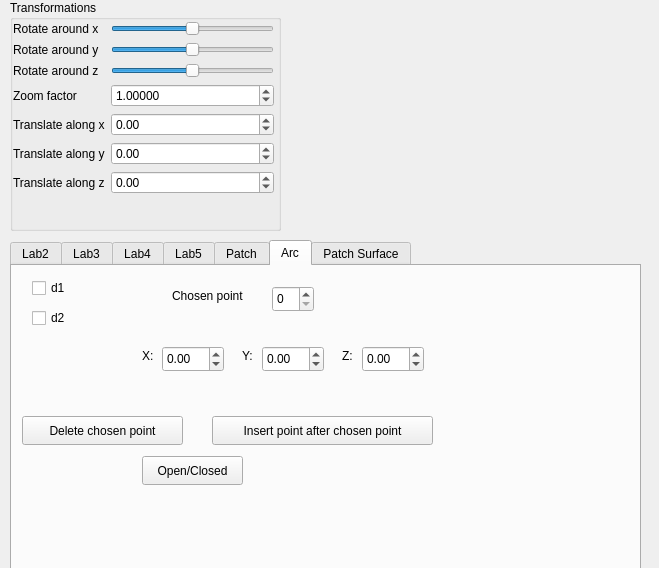
<?xml version="1.0" encoding="UTF-8"?>
<ui version="4.0">
 <class>SideWidget</class>
 <widget class="QWidget" name="SideWidget">
  <property name="geometry">
   <rect>
    <x>0</x>
    <y>0</y>
    <width>659</width>
    <height>568</height>
   </rect>
  </property>
  <property name="sizePolicy">
   <sizepolicy hsizetype="Fixed" vsizetype="Preferred">
    <horstretch>0</horstretch>
    <verstretch>0</verstretch>
   </sizepolicy>
  </property>
  <property name="minimumSize">
   <size>
    <width>269</width>
    <height>0</height>
   </size>
  </property>
  <property name="windowTitle">
   <string>Form</string>
  </property>
  <widget class="QGroupBox" name="groupBox">
   <property name="geometry">
    <rect>
     <x>10</x>
     <y>0</y>
     <width>271</width>
     <height>231</height>
    </rect>
   </property>
   <property name="title">
    <string>Transformations</string>
   </property>
   <widget class="QWidget" name="layoutWidget">
    <property name="geometry">
     <rect>
      <x>3</x>
      <y>21</y>
      <width>261</width>
      <height>220</height>
     </rect>
    </property>
    <layout class="QFormLayout" name="formLayout">
     <item row="0" column="0">
      <widget class="QLabel" name="label">
       <property name="text">
        <string>Rotate around x</string>
       </property>
       <property name="buddy">
        <cstring>rotate_x_slider</cstring>
       </property>
      </widget>
     </item>
     <item row="0" column="1">
      <widget class="QSlider" name="rotate_x_slider">
       <property name="minimum">
        <number>-180</number>
       </property>
       <property name="maximum">
        <number>180</number>
       </property>
       <property name="orientation">
        <enum>Qt::Horizontal</enum>
       </property>
      </widget>
     </item>
     <item row="1" column="0">
      <widget class="QLabel" name="label_2">
       <property name="text">
        <string>Rotate around y</string>
       </property>
       <property name="buddy">
        <cstring>rotate_y_slider</cstring>
       </property>
      </widget>
     </item>
     <item row="1" column="1">
      <widget class="QSlider" name="rotate_y_slider">
       <property name="minimum">
        <number>-180</number>
       </property>
       <property name="maximum">
        <number>180</number>
       </property>
       <property name="orientation">
        <enum>Qt::Horizontal</enum>
       </property>
      </widget>
     </item>
     <item row="2" column="0">
      <widget class="QLabel" name="label_3">
       <property name="text">
        <string>Rotate around z</string>
       </property>
       <property name="buddy">
        <cstring>rotate_z_slider</cstring>
       </property>
      </widget>
     </item>
     <item row="2" column="1">
      <widget class="QSlider" name="rotate_z_slider">
       <property name="minimum">
        <number>-180</number>
       </property>
       <property name="maximum">
        <number>180</number>
       </property>
       <property name="orientation">
        <enum>Qt::Horizontal</enum>
       </property>
      </widget>
     </item>
     <item row="3" column="0">
      <widget class="QLabel" name="label_4">
       <property name="text">
        <string>Zoom factor</string>
       </property>
       <property name="buddy">
        <cstring>zoom_factor_spin_box</cstring>
       </property>
      </widget>
     </item>
     <item row="3" column="1">
      <widget class="QDoubleSpinBox" name="zoom_factor_spin_box">
       <property name="toolTip">
        <string/>
       </property>
       <property name="decimals">
        <number>5</number>
       </property>
       <property name="minimum">
        <double>0.000100000000000</double>
       </property>
       <property name="maximum">
        <double>10000.000000000000000</double>
       </property>
       <property name="singleStep">
        <double>0.100000000000000</double>
       </property>
       <property name="value">
        <double>1.000000000000000</double>
       </property>
      </widget>
     </item>
     <item row="4" column="0">
      <widget class="QLabel" name="label_5">
       <property name="text">
        <string>Translate along x</string>
       </property>
       <property name="buddy">
        <cstring>trans_x_spin_box</cstring>
       </property>
      </widget>
     </item>
     <item row="4" column="1">
      <widget class="QDoubleSpinBox" name="trans_x_spin_box">
       <property name="minimum">
        <double>-100.000000000000000</double>
       </property>
       <property name="maximum">
        <double>100.000000000000000</double>
       </property>
       <property name="singleStep">
        <double>0.100000000000000</double>
       </property>
      </widget>
     </item>
     <item row="5" column="0">
      <widget class="QLabel" name="label_6">
       <property name="text">
        <string>Translate along y</string>
       </property>
       <property name="buddy">
        <cstring>trans_y_spin_box</cstring>
       </property>
      </widget>
     </item>
     <item row="5" column="1">
      <widget class="QDoubleSpinBox" name="trans_y_spin_box">
       <property name="minimum">
        <double>-100.000000000000000</double>
       </property>
       <property name="maximum">
        <double>100.000000000000000</double>
       </property>
       <property name="singleStep">
        <double>0.100000000000000</double>
       </property>
      </widget>
     </item>
     <item row="6" column="0">
      <widget class="QLabel" name="label_7">
       <property name="text">
        <string>Translate along z</string>
       </property>
       <property name="buddy">
        <cstring>trans_z_spin_box</cstring>
       </property>
      </widget>
     </item>
     <item row="6" column="1">
      <widget class="QDoubleSpinBox" name="trans_z_spin_box">
       <property name="minimum">
        <double>-100.000000000000000</double>
       </property>
       <property name="maximum">
        <double>100.000000000000000</double>
       </property>
       <property name="singleStep">
        <double>0.100000000000000</double>
       </property>
      </widget>
     </item>
    </layout>
   </widget>
   <widget class="QLabel" name="label_10">
    <property name="geometry">
     <rect>
      <x>40</x>
      <y>390</y>
      <width>73</width>
      <height>26</height>
     </rect>
    </property>
    <property name="text">
     <string>Scaling</string>
    </property>
    <property name="buddy">
     <cstring>zoom_factor_spin_box</cstring>
    </property>
   </widget>
  </widget>
  <widget class="QTabWidget" name="tabWidget">
   <property name="geometry">
    <rect>
     <x>10</x>
     <y>240</y>
     <width>631</width>
     <height>341</height>
    </rect>
   </property>
   <property name="currentIndex">
    <number>5</number>
   </property>
   <widget class="QWidget" name="tab_3">
    <attribute name="title">
     <string>Lab2</string>
    </attribute>
    <widget class="QLabel" name="label_8">
     <property name="geometry">
      <rect>
       <x>10</x>
       <y>10</y>
       <width>103</width>
       <height>24</height>
      </rect>
     </property>
     <property name="text">
      <string>Parametric curve:</string>
     </property>
     <property name="buddy">
      <cstring>trans_y_spin_box</cstring>
     </property>
    </widget>
    <widget class="QComboBox" name="Pc">
     <property name="geometry">
      <rect>
       <x>120</x>
       <y>10</y>
       <width>152</width>
       <height>24</height>
      </rect>
     </property>
    </widget>
    <widget class="QCheckBox" name="ShowTangent">
     <property name="geometry">
      <rect>
       <x>10</x>
       <y>40</y>
       <width>251</width>
       <height>21</height>
      </rect>
     </property>
     <property name="text">
      <string>Show Tangent</string>
     </property>
     <property name="checked">
      <bool>true</bool>
     </property>
    </widget>
    <widget class="QCheckBox" name="ShowAcceleration">
     <property name="geometry">
      <rect>
       <x>10</x>
       <y>70</y>
       <width>231</width>
       <height>21</height>
      </rect>
     </property>
     <property name="text">
      <string>Show Acceleration</string>
     </property>
     <property name="checked">
      <bool>true</bool>
     </property>
    </widget>
    <widget class="QLabel" name="label_9">
     <property name="geometry">
      <rect>
       <x>10</x>
       <y>100</y>
       <width>73</width>
       <height>26</height>
      </rect>
     </property>
     <property name="text">
      <string>Scaling</string>
     </property>
     <property name="buddy">
      <cstring>zoom_factor_spin_box</cstring>
     </property>
    </widget>
    <widget class="QDoubleSpinBox" name="scale_spin_box">
     <property name="geometry">
      <rect>
       <x>120</x>
       <y>100</y>
       <width>150</width>
       <height>26</height>
      </rect>
     </property>
     <property name="toolTip">
      <string/>
     </property>
     <property name="decimals">
      <number>5</number>
     </property>
     <property name="minimum">
      <double>0.000100000000000</double>
     </property>
     <property name="maximum">
      <double>10000.000000000000000</double>
     </property>
     <property name="singleStep">
      <double>0.100000000000000</double>
     </property>
     <property name="value">
      <double>1.000000000000000</double>
     </property>
    </widget>
    <widget class="QLabel" name="label_11">
     <property name="geometry">
      <rect>
       <x>10</x>
       <y>130</y>
       <width>101</width>
       <height>26</height>
      </rect>
     </property>
     <property name="text">
      <string>Div Point Count</string>
     </property>
     <property name="buddy">
      <cstring>zoom_factor_spin_box</cstring>
     </property>
    </widget>
    <widget class="QSlider" name="_div_point_count_widget">
     <property name="geometry">
      <rect>
       <x>120</x>
       <y>140</y>
       <width>160</width>
       <height>17</height>
      </rect>
     </property>
     <property name="minimum">
      <number>1</number>
     </property>
     <property name="maximum">
      <number>500</number>
     </property>
     <property name="value">
      <number>200</number>
     </property>
     <property name="orientation">
      <enum>Qt::Horizontal</enum>
     </property>
    </widget>
   </widget>
   <widget class="QWidget" name="tab_4">
    <attribute name="title">
     <string>Lab3</string>
    </attribute>
    <widget class="QLabel" name="label_12">
     <property name="geometry">
      <rect>
       <x>20</x>
       <y>10</y>
       <width>181</width>
       <height>21</height>
      </rect>
     </property>
     <property name="text">
      <string>Selected cyclic curve:</string>
     </property>
    </widget>
    <widget class="QComboBox" name="selectedCyclicCurve">
     <property name="geometry">
      <rect>
       <x>210</x>
       <y>10</y>
       <width>76</width>
       <height>24</height>
      </rect>
     </property>
    </widget>
    <widget class="QCheckBox" name="showCyclicCurves">
     <property name="geometry">
      <rect>
       <x>330</x>
       <y>10</y>
       <width>191</width>
       <height>21</height>
      </rect>
     </property>
     <property name="text">
      <string>Show interpolating curves</string>
     </property>
    </widget>
    <widget class="QCheckBox" name="showTangents">
     <property name="geometry">
      <rect>
       <x>10</x>
       <y>50</y>
       <width>181</width>
       <height>21</height>
      </rect>
     </property>
     <property name="text">
      <string>Show tangents</string>
     </property>
    </widget>
    <widget class="QCheckBox" name="showAccelerations">
     <property name="geometry">
      <rect>
       <x>200</x>
       <y>50</y>
       <width>181</width>
       <height>21</height>
      </rect>
     </property>
     <property name="text">
      <string>Show acceleration</string>
     </property>
    </widget>
    <widget class="QLabel" name="label_13">
     <property name="geometry">
      <rect>
       <x>20</x>
       <y>90</y>
       <width>221</width>
       <height>21</height>
      </rect>
     </property>
     <property name="text">
      <string>Speed of object on selected curve</string>
     </property>
    </widget>
    <widget class="QSlider" name="speedOfSelectedCurve">
     <property name="geometry">
      <rect>
       <x>230</x>
       <y>90</y>
       <width>160</width>
       <height>17</height>
      </rect>
     </property>
     <property name="maximum">
      <number>5</number>
     </property>
     <property name="orientation">
      <enum>Qt::Horizontal</enum>
     </property>
    </widget>
    <widget class="QLabel" name="label_14">
     <property name="geometry">
      <rect>
       <x>20</x>
       <y>120</y>
       <width>241</width>
       <height>21</height>
      </rect>
     </property>
     <property name="text">
      <string>Selected point on selected cyclic curve</string>
     </property>
    </widget>
    <widget class="QComboBox" name="selectedPoint">
     <property name="geometry">
      <rect>
       <x>260</x>
       <y>120</y>
       <width>76</width>
       <height>24</height>
      </rect>
     </property>
    </widget>
    <widget class="QDoubleSpinBox" name="selectedX">
     <property name="geometry">
      <rect>
       <x>40</x>
       <y>150</y>
       <width>64</width>
       <height>26</height>
      </rect>
     </property>
     <property name="minimum">
      <double>-99.000000000000000</double>
     </property>
    </widget>
    <widget class="QDoubleSpinBox" name="selectedY">
     <property name="geometry">
      <rect>
       <x>130</x>
       <y>150</y>
       <width>64</width>
       <height>26</height>
      </rect>
     </property>
     <property name="minimum">
      <double>-99.000000000000000</double>
     </property>
    </widget>
    <widget class="QDoubleSpinBox" name="selectedZ">
     <property name="geometry">
      <rect>
       <x>230</x>
       <y>150</y>
       <width>64</width>
       <height>26</height>
      </rect>
     </property>
     <property name="minimum">
      <double>-99.000000000000000</double>
     </property>
    </widget>
    <widget class="QLabel" name="label_15">
     <property name="geometry">
      <rect>
       <x>20</x>
       <y>150</y>
       <width>21</width>
       <height>21</height>
      </rect>
     </property>
     <property name="text">
      <string>X:</string>
     </property>
    </widget>
    <widget class="QLabel" name="label_16">
     <property name="geometry">
      <rect>
       <x>110</x>
       <y>150</y>
       <width>21</width>
       <height>21</height>
      </rect>
     </property>
     <property name="text">
      <string>Y:</string>
     </property>
    </widget>
    <widget class="QLabel" name="label_17">
     <property name="geometry">
      <rect>
       <x>210</x>
       <y>150</y>
       <width>21</width>
       <height>21</height>
      </rect>
     </property>
     <property name="text">
      <string>Z:</string>
     </property>
    </widget>
    <widget class="QLabel" name="label_18">
     <property name="geometry">
      <rect>
       <x>310</x>
       <y>150</y>
       <width>81</width>
       <height>21</height>
      </rect>
     </property>
     <property name="text">
      <string>Distance:</string>
     </property>
    </widget>
    <widget class="QDoubleSpinBox" name="distance">
     <property name="geometry">
      <rect>
       <x>370</x>
       <y>150</y>
       <width>64</width>
       <height>26</height>
      </rect>
     </property>
     <property name="minimum">
      <double>0.000000000000000</double>
     </property>
     <property name="maximum">
      <double>1.000000000000000</double>
     </property>
     <property name="singleStep">
      <double>0.010000000000000</double>
     </property>
     <property name="value">
      <double>0.500000000000000</double>
     </property>
    </widget>
   </widget>
   <widget class="QWidget" name="tab">
    <property name="focusPolicy">
     <enum>Qt::WheelFocus</enum>
    </property>
    <attribute name="title">
     <string>Lab4</string>
    </attribute>
    <widget class="QComboBox" name="selectedSurface">
     <property name="geometry">
      <rect>
       <x>130</x>
       <y>30</y>
       <width>141</width>
       <height>24</height>
      </rect>
     </property>
    </widget>
    <widget class="QLabel" name="label_19">
     <property name="geometry">
      <rect>
       <x>20</x>
       <y>30</y>
       <width>101</width>
       <height>21</height>
      </rect>
     </property>
     <property name="text">
      <string>Selected surface</string>
     </property>
    </widget>
    <widget class="QComboBox" name="selectedTexture">
     <property name="geometry">
      <rect>
       <x>130</x>
       <y>70</y>
       <width>141</width>
       <height>24</height>
      </rect>
     </property>
    </widget>
    <widget class="QComboBox" name="selectedMaterial">
     <property name="geometry">
      <rect>
       <x>130</x>
       <y>110</y>
       <width>141</width>
       <height>24</height>
      </rect>
     </property>
    </widget>
    <widget class="QLabel" name="label_20">
     <property name="geometry">
      <rect>
       <x>20</x>
       <y>70</y>
       <width>101</width>
       <height>21</height>
      </rect>
     </property>
     <property name="text">
      <string>Selected texture</string>
     </property>
    </widget>
    <widget class="QLabel" name="label_21">
     <property name="geometry">
      <rect>
       <x>20</x>
       <y>110</y>
       <width>111</width>
       <height>21</height>
      </rect>
     </property>
     <property name="text">
      <string>Selected material</string>
     </property>
    </widget>
    <widget class="QCheckBox" name="showTexture">
     <property name="geometry">
      <rect>
       <x>20</x>
       <y>150</y>
       <width>161</width>
       <height>21</height>
      </rect>
     </property>
     <property name="text">
      <string>Show texture</string>
     </property>
    </widget>
   </widget>
   <widget class="QWidget" name="Lab5">
    <attribute name="title">
     <string>Lab5</string>
    </attribute>
    <widget class="QLabel" name="label_22">
     <property name="geometry">
      <rect>
       <x>20</x>
       <y>20</y>
       <width>111</width>
       <height>16</height>
      </rect>
     </property>
     <property name="text">
      <string>Selected shader:</string>
     </property>
    </widget>
    <widget class="QComboBox" name="selecteShader">
     <property name="geometry">
      <rect>
       <x>130</x>
       <y>20</y>
       <width>191</width>
       <height>24</height>
      </rect>
     </property>
    </widget>
    <widget class="QDoubleSpinBox" name="scale">
     <property name="geometry">
      <rect>
       <x>130</x>
       <y>50</y>
       <width>64</width>
       <height>26</height>
      </rect>
     </property>
     <property name="maximum">
      <double>1.000000000000000</double>
     </property>
     <property name="singleStep">
      <double>0.050000000000000</double>
     </property>
    </widget>
    <widget class="QDoubleSpinBox" name="smoothing">
     <property name="geometry">
      <rect>
       <x>130</x>
       <y>90</y>
       <width>64</width>
       <height>26</height>
      </rect>
     </property>
     <property name="maximum">
      <double>1.000000000000000</double>
     </property>
     <property name="singleStep">
      <double>0.050000000000000</double>
     </property>
    </widget>
    <widget class="QDoubleSpinBox" name="shading">
     <property name="geometry">
      <rect>
       <x>130</x>
       <y>130</y>
       <width>64</width>
       <height>26</height>
      </rect>
     </property>
     <property name="maximum">
      <double>1.000000000000000</double>
     </property>
     <property name="singleStep">
      <double>0.050000000000000</double>
     </property>
    </widget>
    <widget class="QLabel" name="label_23">
     <property name="geometry">
      <rect>
       <x>50</x>
       <y>60</y>
       <width>71</width>
       <height>16</height>
      </rect>
     </property>
     <property name="text">
      <string>Scale factor</string>
     </property>
    </widget>
    <widget class="QLabel" name="label_24">
     <property name="geometry">
      <rect>
       <x>50</x>
       <y>100</y>
       <width>71</width>
       <height>16</height>
      </rect>
     </property>
     <property name="text">
      <string>Smoothing</string>
     </property>
    </widget>
    <widget class="QLabel" name="label_25">
     <property name="geometry">
      <rect>
       <x>70</x>
       <y>140</y>
       <width>61</width>
       <height>16</height>
      </rect>
     </property>
     <property name="text">
      <string>Shading</string>
     </property>
    </widget>
    <widget class="QDoubleSpinBox" name="red">
     <property name="geometry">
      <rect>
       <x>270</x>
       <y>50</y>
       <width>64</width>
       <height>26</height>
      </rect>
     </property>
     <property name="maximum">
      <double>1.000000000000000</double>
     </property>
     <property name="singleStep">
      <double>0.050000000000000</double>
     </property>
    </widget>
    <widget class="QDoubleSpinBox" name="blue">
     <property name="geometry">
      <rect>
       <x>270</x>
       <y>90</y>
       <width>64</width>
       <height>26</height>
      </rect>
     </property>
     <property name="maximum">
      <double>1.000000000000000</double>
     </property>
     <property name="singleStep">
      <double>0.050000000000000</double>
     </property>
    </widget>
    <widget class="QDoubleSpinBox" name="green">
     <property name="geometry">
      <rect>
       <x>270</x>
       <y>130</y>
       <width>64</width>
       <height>26</height>
      </rect>
     </property>
     <property name="maximum">
      <double>1.000000000000000</double>
     </property>
     <property name="singleStep">
      <double>0.050000000000000</double>
     </property>
    </widget>
    <widget class="QLabel" name="label_26">
     <property name="geometry">
      <rect>
       <x>210</x>
       <y>50</y>
       <width>71</width>
       <height>16</height>
      </rect>
     </property>
     <property name="text">
      <string>Red:</string>
     </property>
    </widget>
    <widget class="QLabel" name="label_27">
     <property name="geometry">
      <rect>
       <x>210</x>
       <y>100</y>
       <width>71</width>
       <height>16</height>
      </rect>
     </property>
     <property name="text">
      <string>Blue</string>
     </property>
    </widget>
    <widget class="QLabel" name="label_28">
     <property name="geometry">
      <rect>
       <x>200</x>
       <y>140</y>
       <width>61</width>
       <height>16</height>
      </rect>
     </property>
     <property name="text">
      <string>Green</string>
     </property>
    </widget>
   </widget>
   <widget class="QWidget" name="Patch">
    <attribute name="title">
     <string>Patch</string>
    </attribute>
    <widget class="QCheckBox" name="after_int">
     <property name="geometry">
      <rect>
       <x>30</x>
       <y>30</y>
       <width>111</width>
       <height>24</height>
      </rect>
     </property>
     <property name="text">
      <string>domb</string>
     </property>
    </widget>
    <widget class="QCheckBox" name="u_lines">
     <property name="geometry">
      <rect>
       <x>160</x>
       <y>30</y>
       <width>111</width>
       <height>24</height>
      </rect>
     </property>
     <property name="text">
      <string>u</string>
     </property>
    </widget>
    <widget class="QCheckBox" name="v_deriv">
     <property name="geometry">
      <rect>
       <x>280</x>
       <y>60</y>
       <width>111</width>
       <height>24</height>
      </rect>
     </property>
     <property name="text">
      <string>dv</string>
     </property>
    </widget>
    <widget class="QCheckBox" name="u_deriv">
     <property name="geometry">
      <rect>
       <x>280</x>
       <y>30</y>
       <width>111</width>
       <height>24</height>
      </rect>
     </property>
     <property name="text">
      <string>du</string>
     </property>
    </widget>
    <widget class="QCheckBox" name="v_lines">
     <property name="geometry">
      <rect>
       <x>160</x>
       <y>60</y>
       <width>111</width>
       <height>24</height>
      </rect>
     </property>
     <property name="text">
      <string>v</string>
     </property>
    </widget>
    <widget class="QCheckBox" name="patch_control_net">
     <property name="geometry">
      <rect>
       <x>30</x>
       <y>60</y>
       <width>91</width>
       <height>24</height>
      </rect>
     </property>
     <property name="text">
      <string>control net</string>
     </property>
     <property name="checked">
      <bool>true</bool>
     </property>
    </widget>
   </widget>
   <widget class="QWidget" name="tab_2">
    <attribute name="title">
     <string>Arc</string>
    </attribute>
    <widget class="QCheckBox" name="arc_deriv1">
     <property name="geometry">
      <rect>
       <x>20</x>
       <y>10</y>
       <width>91</width>
       <height>24</height>
      </rect>
     </property>
     <property name="text">
      <string>d1</string>
     </property>
    </widget>
    <widget class="QCheckBox" name="arc_deriv2">
     <property name="geometry">
      <rect>
       <x>20</x>
       <y>40</y>
       <width>91</width>
       <height>24</height>
      </rect>
     </property>
     <property name="text">
      <string>d2</string>
     </property>
    </widget>
    <widget class="QSpinBox" name="selected_arc_point">
     <property name="geometry">
      <rect>
       <x>260</x>
       <y>20</y>
       <width>42</width>
       <height>26</height>
      </rect>
     </property>
    </widget>
    <widget class="QLabel" name="label_29">
     <property name="geometry">
      <rect>
       <x>160</x>
       <y>20</y>
       <width>91</width>
       <height>20</height>
      </rect>
     </property>
     <property name="text">
      <string>Chosen point</string>
     </property>
    </widget>
    <widget class="QLabel" name="label_30">
     <property name="geometry">
      <rect>
       <x>130</x>
       <y>80</y>
       <width>21</width>
       <height>20</height>
      </rect>
     </property>
     <property name="text">
      <string>X:</string>
     </property>
    </widget>
    <widget class="QLabel" name="label_31">
     <property name="geometry">
      <rect>
       <x>230</x>
       <y>80</y>
       <width>21</width>
       <height>20</height>
      </rect>
     </property>
     <property name="text">
      <string>Y:</string>
     </property>
    </widget>
    <widget class="QLabel" name="label_32">
     <property name="geometry">
      <rect>
       <x>330</x>
       <y>80</y>
       <width>21</width>
       <height>20</height>
      </rect>
     </property>
     <property name="text">
      <string>Z:</string>
     </property>
    </widget>
    <widget class="QDoubleSpinBox" name="selectedArcX">
     <property name="geometry">
      <rect>
       <x>150</x>
       <y>80</y>
       <width>62</width>
       <height>26</height>
      </rect>
     </property>
     <property name="minimum">
      <double>-99.989999999999995</double>
     </property>
     <property name="singleStep">
      <double>0.100000000000000</double>
     </property>
    </widget>
    <widget class="QDoubleSpinBox" name="selectedArcY">
     <property name="geometry">
      <rect>
       <x>250</x>
       <y>80</y>
       <width>62</width>
       <height>26</height>
      </rect>
     </property>
     <property name="minimum">
      <double>-99.989999999999995</double>
     </property>
     <property name="singleStep">
      <double>0.100000000000000</double>
     </property>
    </widget>
    <widget class="QDoubleSpinBox" name="selectedArcZ">
     <property name="geometry">
      <rect>
       <x>350</x>
       <y>80</y>
       <width>62</width>
       <height>26</height>
      </rect>
     </property>
     <property name="minimum">
      <double>-99.989999999999995</double>
     </property>
     <property name="singleStep">
      <double>0.100000000000000</double>
     </property>
    </widget>
    <widget class="QPushButton" name="delete_button">
     <property name="geometry">
      <rect>
       <x>10</x>
       <y>150</y>
       <width>161</width>
       <height>29</height>
      </rect>
     </property>
     <property name="text">
      <string>Delete chosen point</string>
     </property>
    </widget>
    <widget class="QPushButton" name="insert_button">
     <property name="geometry">
      <rect>
       <x>200</x>
       <y>150</y>
       <width>221</width>
       <height>29</height>
      </rect>
     </property>
     <property name="text">
      <string>Insert point after chosen point</string>
     </property>
    </widget>
    <widget class="QPushButton" name="open_close">
     <property name="geometry">
      <rect>
       <x>130</x>
       <y>190</y>
       <width>101</width>
       <height>29</height>
      </rect>
     </property>
     <property name="text">
      <string>Open/Closed</string>
     </property>
    </widget>
   </widget>
   <widget class="QWidget" name="tab_5">
    <attribute name="title">
     <string>Patch Surface</string>
    </attribute>
    <widget class="QLabel" name="label_33">
     <property name="geometry">
      <rect>
       <x>10</x>
       <y>10</y>
       <width>16</width>
       <height>20</height>
      </rect>
     </property>
     <property name="text">
      <string>i: </string>
     </property>
    </widget>
    <widget class="QLabel" name="label_34">
     <property name="geometry">
      <rect>
       <x>110</x>
       <y>10</y>
       <width>16</width>
       <height>20</height>
      </rect>
     </property>
     <property name="text">
      <string>j: </string>
     </property>
    </widget>
    <widget class="QLabel" name="label_35">
     <property name="geometry">
      <rect>
       <x>10</x>
       <y>50</y>
       <width>16</width>
       <height>20</height>
      </rect>
     </property>
     <property name="text">
      <string>x: </string>
     </property>
    </widget>
    <widget class="QDoubleSpinBox" name="_x">
     <property name="geometry">
      <rect>
       <x>30</x>
       <y>50</y>
       <width>62</width>
       <height>26</height>
      </rect>
     </property>
     <property name="singleStep">
      <double>0.100000000000000</double>
     </property>
    </widget>
    <widget class="QLabel" name="label_36">
     <property name="geometry">
      <rect>
       <x>110</x>
       <y>50</y>
       <width>16</width>
       <height>20</height>
      </rect>
     </property>
     <property name="text">
      <string>y: </string>
     </property>
    </widget>
    <widget class="QDoubleSpinBox" name="_y">
     <property name="geometry">
      <rect>
       <x>130</x>
       <y>50</y>
       <width>62</width>
       <height>26</height>
      </rect>
     </property>
     <property name="singleStep">
      <double>0.100000000000000</double>
     </property>
    </widget>
    <widget class="QLabel" name="label_37">
     <property name="geometry">
      <rect>
       <x>200</x>
       <y>50</y>
       <width>16</width>
       <height>20</height>
      </rect>
     </property>
     <property name="text">
      <string>z:</string>
     </property>
    </widget>
    <widget class="QDoubleSpinBox" name="_z">
     <property name="geometry">
      <rect>
       <x>220</x>
       <y>50</y>
       <width>62</width>
       <height>26</height>
      </rect>
     </property>
     <property name="singleStep">
      <double>0.100000000000000</double>
     </property>
    </widget>
    <widget class="QPushButton" name="move_point_2">
     <property name="geometry">
      <rect>
       <x>200</x>
       <y>10</y>
       <width>93</width>
       <height>29</height>
      </rect>
     </property>
     <property name="text">
      <string>Move</string>
     </property>
    </widget>
    <widget class="QDoubleSpinBox" name="_i">
     <property name="geometry">
      <rect>
       <x>30</x>
       <y>10</y>
       <width>62</width>
       <height>26</height>
      </rect>
     </property>
    </widget>
    <widget class="QDoubleSpinBox" name="_j">
     <property name="geometry">
      <rect>
       <x>130</x>
       <y>10</y>
       <width>62</width>
       <height>26</height>
      </rect>
     </property>
    </widget>
    <widget class="QComboBox" name="material_cb">
     <property name="geometry">
      <rect>
       <x>20</x>
       <y>100</y>
       <width>80</width>
       <height>26</height>
      </rect>
     </property>
     <item>
      <property name="text">
       <string>mixed</string>
      </property>
     </item>
     <item>
      <property name="text">
       <string>brass</string>
      </property>
     </item>
     <item>
      <property name="text">
       <string>emerald</string>
      </property>
     </item>
     <item>
      <property name="text">
       <string>turquoise</string>
      </property>
     </item>
     <item>
      <property name="text">
       <string>silver</string>
      </property>
     </item>
     <item>
      <property name="text">
       <string>pearl</string>
      </property>
     </item>
    </widget>
    <widget class="QCheckBox" name="cn_ckb">
     <property name="geometry">
      <rect>
       <x>20</x>
       <y>150</y>
       <width>101</width>
       <height>24</height>
      </rect>
     </property>
     <property name="text">
      <string>control net</string>
     </property>
     <property name="checked">
      <bool>true</bool>
     </property>
    </widget>
    <widget class="QPushButton" name="open_close_3">
     <property name="geometry">
      <rect>
       <x>120</x>
       <y>100</y>
       <width>93</width>
       <height>29</height>
      </rect>
     </property>
     <property name="text">
      <string>Open/Close</string>
     </property>
    </widget>
    <widget class="QDoubleSpinBox" name="_scale_factor">
     <property name="geometry">
      <rect>
       <x>90</x>
       <y>180</y>
       <width>62</width>
       <height>26</height>
      </rect>
     </property>
     <property name="singleStep">
      <double>0.100000000000000</double>
     </property>
    </widget>
    <widget class="QLabel" name="label_38">
     <property name="geometry">
      <rect>
       <x>10</x>
       <y>180</y>
       <width>81</width>
       <height>20</height>
      </rect>
     </property>
     <property name="text">
      <string>scale factor</string>
     </property>
    </widget>
    <widget class="QLabel" name="label_39">
     <property name="geometry">
      <rect>
       <x>170</x>
       <y>180</y>
       <width>81</width>
       <height>20</height>
      </rect>
     </property>
     <property name="text">
      <string>smoothing</string>
     </property>
    </widget>
    <widget class="QDoubleSpinBox" name="_smoothing">
     <property name="geometry">
      <rect>
       <x>250</x>
       <y>180</y>
       <width>62</width>
       <height>26</height>
      </rect>
     </property>
     <property name="singleStep">
      <double>0.100000000000000</double>
     </property>
    </widget>
    <widget class="QLabel" name="label_40">
     <property name="geometry">
      <rect>
       <x>330</x>
       <y>180</y>
       <width>61</width>
       <height>20</height>
      </rect>
     </property>
     <property name="text">
      <string>shading</string>
     </property>
    </widget>
    <widget class="QDoubleSpinBox" name="_shading">
     <property name="geometry">
      <rect>
       <x>390</x>
       <y>180</y>
       <width>62</width>
       <height>26</height>
      </rect>
     </property>
     <property name="singleStep">
      <double>1.000000000000000</double>
     </property>
    </widget>
    <widget class="QLabel" name="label_41">
     <property name="geometry">
      <rect>
       <x>70</x>
       <y>230</y>
       <width>111</width>
       <height>16</height>
      </rect>
     </property>
     <property name="text">
      <string>Selected shader:</string>
     </property>
    </widget>
    <widget class="QComboBox" name="selecteShader_2">
     <property name="geometry">
      <rect>
       <x>180</x>
       <y>230</y>
       <width>191</width>
       <height>24</height>
      </rect>
     </property>
     <item>
      <property name="text">
       <string>0</string>
      </property>
     </item>
     <item>
      <property name="text">
       <string>1</string>
      </property>
     </item>
     <item>
      <property name="text">
       <string>2</string>
      </property>
     </item>
     <item>
      <property name="text">
       <string>3</string>
      </property>
     </item>
    </widget>
   </widget>
  </widget>
 </widget>
 <resources/>
 <connections/>
</ui>
